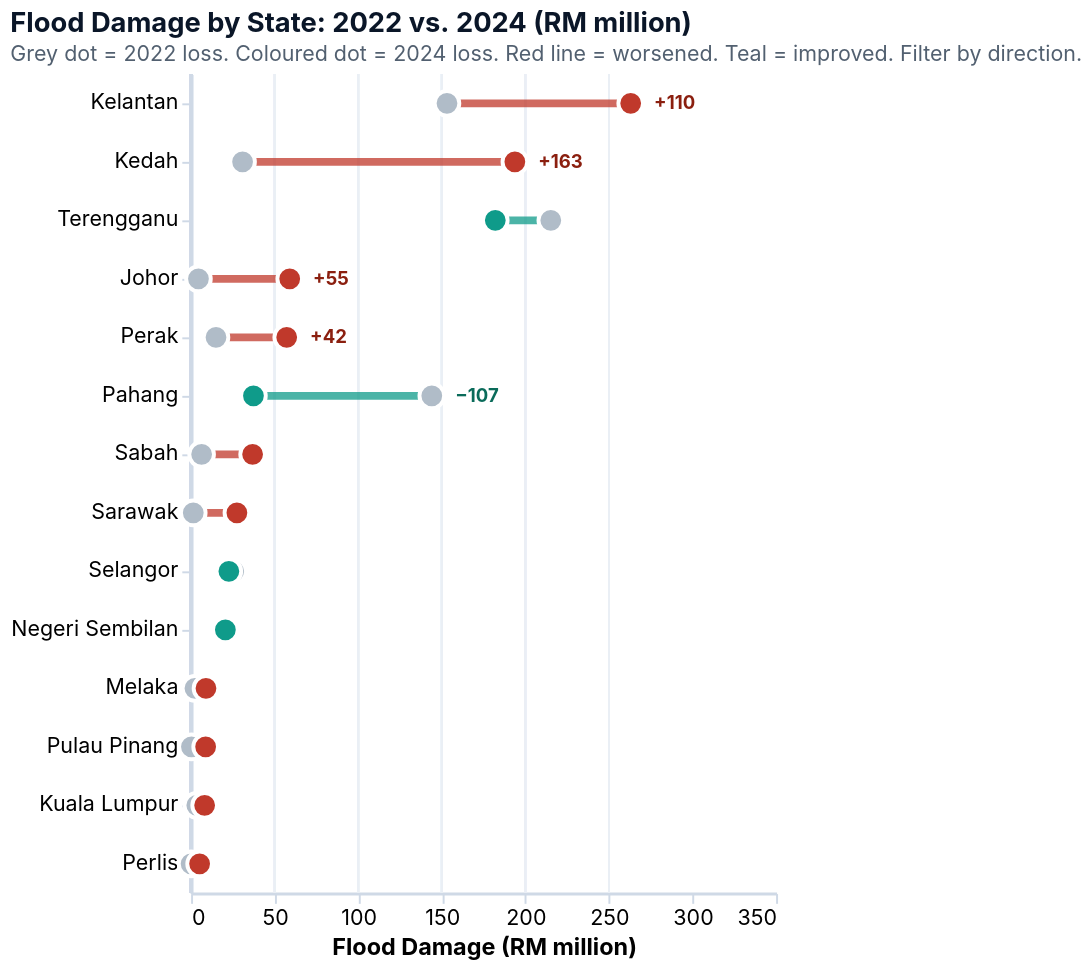

This figure's Vega-Lite source:
### Vega-Lite specification from a JSON file in a GitHub repository (floating-point values rounded to 4 significant figures)
{"$schema": "https://vega.github.io/schema/vega-lite/v5.json", "title": {"text": "Flood Damage by State: 2022 vs. 2024 (RM million)", "subtitle": "Grey dot = 2022 loss. Coloured dot = 2024 loss. Red line = worsened. Teal = improved. Filter by direction.", "anchor": "start", "fontSize": 14, "subtitleFontSize": 11, "font": "Inter, sans-serif", "subtitleFont": "Inter, sans-serif", "color": "#0a1628", "subtitleColor": "#526070"}, "width": "container", "height": 420, "config": {"view": {"stroke": "transparent"}, "axis": {"grid": false, "labelFont": "Inter, sans-serif", "titleFont": "Inter, sans-serif", "labelFontSize": 11, "titleFontSize": 12}, "legend": {"labelFont": "Inter, sans-serif", "titleFont": "Inter, sans-serif", "labelFontSize": 11}}, "data": {"values": [{"State": "Kelantan", "Loss_2022": 153.1, "Loss_2024": 263.0, "Change": 109.9, "Direction": "Worsened"}, {"State": "Kedah", "Loss_2022": 30.8, "Loss_2024": 193.7, "Change": 162.9, "Direction": "Worsened"}, {"State": "Terengganu", "Loss_2022": 215.2, "Loss_2024": 182.0, "Change": -33.2, "Direction": "Improved"}, {"State": "Johor", "Loss_2022": 4.4, "Loss_2024": 59.0, "Change": 54.6, "Direction": "Worsened"}, {"State": "Perak", "Loss_2022": 14.9, "Loss_2024": 57.2, "Change": 42.3, "Direction": "Worsened"}, {"State": "Pahang", "Loss_2022": 144.0, "Loss_2024": 37.3, "Change": -106.7, "Direction": "Improved"}, {"State": "Sabah", "Loss_2022": 6.3, "Loss_2024": 36.8, "Change": 30.5, "Direction": "Worsened"}, {"State": "Sarawak", "Loss_2022": 1.3, "Loss_2024": 27.4, "Change": 26.1, "Direction": "Worsened"}, {"State": "Selangor", "Loss_2022": 25.5, "Loss_2024": 22.6, "Change": -2.9, "Direction": "Improved"}, {"State": "Negeri Sembilan", "Loss_2022": 21.0, "Loss_2024": 20.5, "Change": -0.5, "Direction": "Improved"}, {"State": "Melaka", "Loss_2022": 2.3, "Loss_2024": 8.9, "Change": 6.6, "Direction": "Worsened"}, {"State": "Pulau Pinang", "Loss_2022": 0.2, "Loss_2024": 8.7, "Change": 8.5, "Direction": "Worsened"}, {"State": "Kuala Lumpur", "Loss_2022": 3.4, "Loss_2024": 8.1, "Change": 4.7, "Direction": "Worsened"}, {"State": "Perlis", "Loss_2022": 0.0, "Loss_2024": 5.1, "Change": 5.1, "Direction": "Worsened"}]}, "params": [{"name": "ch12_dir", "value": "All", "bind": {"input": "select", "options": ["All", "Worsened", "Improved"], "name": "Filter: "}}], "layer": [{"mark": {"type": "rule", "color": "#eaeff5", "strokeWidth": 1}, "encoding": {"x": {"datum": 50}}}, {"mark": {"type": "rule", "color": "#eaeff5", "strokeWidth": 1}, "encoding": {"x": {"datum": 100}}}, {"mark": {"type": "rule", "color": "#eaeff5", "strokeWidth": 1}, "encoding": {"x": {"datum": 150}}}, {"mark": {"type": "rule", "color": "#eaeff5", "strokeWidth": 1}, "encoding": {"x": {"datum": 200}}}, {"mark": {"type": "rule", "color": "#eaeff5", "strokeWidth": 1}, "encoding": {"x": {"datum": 250}}}, {"mark": {"type": "rule", "color": "#cfd9e6", "strokeWidth": 1.5}, "encoding": {"x": {"datum": 0}}}, {"transform": [{"filter": "ch12_dir == 'All' || datum.Direction == ch12_dir"}], "mark": {"type": "rule", "strokeWidth": 4}, "encoding": {"y": {"field": "State", "type": "nominal", "sort": {"field": "Loss_2024", "order": "descending"}, "axis": {"title": "", "domainColor": "#cfd9e6", "domainWidth": 1.5, "tickColor": "#cfd9e6"}}, "x": {"field": "Loss_2022", "type": "quantitative", "scale": {"domain": [0, 305]}, "axis": {"title": "Flood Damage (RM million)", "tickCount": 6, "domainColor": "#cfd9e6", "domainWidth": 1.5, "tickColor": "#cfd9e6"}}, "x2": {"field": "Loss_2024"}, "color": {"condition": {"test": "datum.Direction == 'Worsened'", "value": "#c0392b"}, "value": "#0f9b8a"}, "opacity": {"value": 0.75}, "tooltip": [{"field": "State", "type": "nominal", "title": "State"}, {"field": "Direction", "type": "nominal", "title": "Direction"}, {"field": "Loss_2022", "type": "quantitative", "title": "2022 (RM mil)", "format": ".1f"}, {"field": "Loss_2024", "type": "quantitative", "title": "2024 (RM mil)", "format": ".1f"}, {"field": "Change", "type": "quantitative", "title": "Change (RM mil)", "format": "+.1f"}]}}, {"transform": [{"filter": "ch12_dir == 'All' || datum.Direction == ch12_dir"}], "mark": {"type": "circle", "size": 160, "color": "#b0bcc8", "strokeWidth": 2, "opacity": 1, "stroke": "white"}, "encoding": {"y": {"field": "State", "type": "nominal", "sort": {"field": "Loss_2024", "order": "descending"}}, "x": {"field": "Loss_2022", "type": "quantitative", "scale": {"domain": [0, 305]}}, "tooltip": [{"field": "State", "type": "nominal", "title": "State"}, {"field": "Loss_2022", "type": "quantitative", "title": "2022 Loss (RM mil)", "format": ".1f"}]}}, {"transform": [{"filter": "ch12_dir == 'All' || datum.Direction == ch12_dir"}], "mark": {"type": "circle", "size": 160, "strokeWidth": 2, "opacity": 1, "stroke": "white"}, "encoding": {"y": {"field": "State", "type": "nominal", "sort": {"field": "Loss_2024", "order": "descending"}}, "x": {"field": "Loss_2024", "type": "quantitative", "scale": {"domain": [0, 305]}}, "color": {"condition": {"test": "datum.Direction == 'Worsened'", "value": "#c0392b"}, "value": "#0f9b8a"}, "tooltip": [{"field": "State", "type": "nominal", "title": "State"}, {"field": "Direction", "type": "nominal", "title": "Direction"}, {"field": "Loss_2024", "type": "quantitative", "title": "2024 Loss (RM mil)", "format": ".1f"}, {"field": "Change", "type": "quantitative", "title": "Change (RM mil)", "format": "+.1f"}]}}, {"transform": [{"filter": "ch12_dir == 'All' || datum.Direction == ch12_dir"}, {"filter": "abs(datum.Change) >= 40"}, {"calculate": "max(datum.Loss_2022, datum.Loss_2024)", "as": "Label_X"}], "mark": {"type": "text", "align": "left", "dx": 12, "fontSize": 9.5, "fontWeight": 700, "font": "Inter, sans-serif", "dy": 0}, "encoding": {"y": {"field": "State", "type": "nominal", "sort": {"field": "Loss_2024", "order": "descending"}}, "x": {"field": "Label_X", "type": "quantitative", "scale": {"domain": [0, 305]}}, "text": {"field": "Change", "type": "quantitative", "format": "+.0f"}, "color": {"condition": {"test": "datum.Direction == 'Worsened'", "value": "#8b1f0f"}, "value": "#0a6b5a"}}}]}
